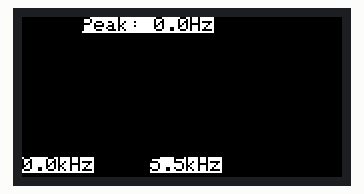
Bench run of a sketch on a simulated ESP32. On the bench: 160×80 colour display. I2S audio is not simulated (input reads silence); what the sketch prints to the serial monitor is not drawn.

Above: at 0.3 s.

The sketch:

m5_mic_fft.ino
```cpp
#include <M5StickC.h>
#include <driver/i2s.h>
#include "arduinoFFT.h"

#define PIN_CLK  0
#define PIN_DATA 34
#define READ_LEN (2 * 256)
uint8_t BUFFER[READ_LEN] = {0};

int16_t *adcBuffer = NULL;

#define SAMPLING_FREQUENCY (44100 / 2)

const uint16_t FFTsamples = 256;  // サンプル数は2のべき乗
double vReal[FFTsamples];
double vImag[FFTsamples];
arduinoFFT FFT = arduinoFFT(vReal, vImag, FFTsamples, SAMPLING_FREQUENCY);  // FFTオブジェクトを作る

void i2sInit()
{
   i2s_config_t i2s_config = {
    .mode = (i2s_mode_t)(I2S_MODE_MASTER | I2S_MODE_RX | I2S_MODE_PDM),
    .sample_rate = SAMPLING_FREQUENCY,
    .bits_per_sample = I2S_BITS_PER_SAMPLE_16BIT, // is fixed at 12bit, stereo, MSB
    .channel_format = I2S_CHANNEL_FMT_ALL_RIGHT,
    .communication_format = I2S_COMM_FORMAT_I2S,
    .intr_alloc_flags = ESP_INTR_FLAG_LEVEL1,
    .dma_buf_count = 2,
    .dma_buf_len = 128,
   };

   i2s_pin_config_t pin_config;
   pin_config.bck_io_num   = I2S_PIN_NO_CHANGE;
   pin_config.ws_io_num    = PIN_CLK;
   pin_config.data_out_num = I2S_PIN_NO_CHANGE;
   pin_config.data_in_num  = PIN_DATA;

   i2s_driver_install(I2S_NUM_0, &i2s_config, 0, NULL);
   i2s_set_pin(I2S_NUM_0, &pin_config);
   i2s_set_clk(I2S_NUM_0, SAMPLING_FREQUENCY, I2S_BITS_PER_SAMPLE_16BIT, I2S_CHANNEL_MONO);
}

void mic_record_task (void* arg)
{
  size_t bytesread;
  while(1){
    i2s_read(I2S_NUM_0,(char*) BUFFER, READ_LEN, &bytesread, (100 / portTICK_RATE_MS));
    adcBuffer = (int16_t *)BUFFER;

    sample(FFTsamples);
    DCRemoval(vReal, FFTsamples);  // 直流分を除去
    FFT.Windowing(FFT_WIN_TYP_HAMMING, FFT_FORWARD);  // 窓関数
    FFT.Compute(FFT_FORWARD); // FFT処理(複素数で計算)
    FFT.ComplexToMagnitude(); // 複素数を実数に変換
    double x = FFT.MajorPeak();

    M5.Lcd.fillScreen(BLACK);  // 画面をクリア
    drawChart(FFTsamples / 2);
    M5.Lcd.setCursor(30, 0);
    M5.Lcd.printf("Peak: %.1fHz", x);

    vTaskDelay(100 / portTICK_RATE_MS);
  }
}

void sample(int nsamples) {
  for (int i = 0; i < nsamples; i++) {
    vReal[i] = (double)adcBuffer[i];
    vImag[i] = 0;
  }
}

void DCRemoval(double *vData, uint16_t samples) {
  double mean = 0;
  for (uint16_t i = 0; i < samples; i++) {
    mean += vData[i];
  }
  mean /= samples;
  for (uint16_t i = 0; i < samples; i++) {
    vData[i] -= mean;
  }
}

int X0 = 0;
int Y0 = 10;
int _height = 80 - Y0;
int _width = 160;
float dmax = 10000.0;

void drawChart(int nsamples) {
  int band_width = floor(_width / nsamples);
//  int band_pad = band_width - 1;
  int band_pad = band_width;

  for (int band = 0; band < nsamples; band++) {
    int hpos = band * band_width + X0;
    float d = vReal[band];
    if (d > dmax) d = dmax;
    int h = (int)((d / dmax) * (_height));
    M5.Lcd.fillRect(hpos, _height - h, band_pad, h, WHITE);

    if ((band % (nsamples / 2)) == 0) {
      M5.Lcd.setCursor(hpos, _height + Y0 - 10);
      M5.Lcd.printf("%.1fkHz", ((band * 1.0 * SAMPLING_FREQUENCY) / FFTsamples / 1000));
    }
  }
}

void setup() {
  // put your setup code here, to run once:
  M5.begin();
  M5.Lcd.setRotation(3);
  M5.Lcd.fillScreen(WHITE);
  M5.Lcd.setTextColor(BLACK, WHITE);
  M5.Lcd.println("mic test");

  i2sInit();
  xTaskCreate(mic_record_task, "mic_record_task", 2048, NULL, 1, NULL);
}

void loop() {
  // put your main code here, to run repeatedly:
  printf("loop cycling\n");
  vTaskDelay(1000 / portTICK_RATE_MS); // otherwise the main task wastes half of the cpu cycles
}
```
